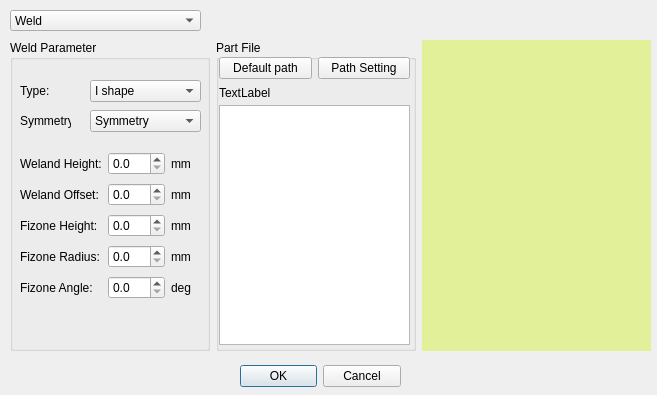
<?xml version="1.0" encoding="UTF-8"?>
<ui version="4.0">
 <class>DialogWeldPartLoad</class>
 <widget class="QDialog" name="DialogWeldPartLoad">
  <property name="geometry">
   <rect>
    <x>0</x>
    <y>0</y>
    <width>657</width>
    <height>395</height>
   </rect>
  </property>
  <property name="windowTitle">
   <string>Dialog</string>
  </property>
  <widget class="QDialogButtonBox" name="buttonBox">
   <property name="geometry">
    <rect>
     <x>240</x>
     <y>360</y>
     <width>161</width>
     <height>32</height>
    </rect>
   </property>
   <property name="orientation">
    <enum>Qt::Horizontal</enum>
   </property>
   <property name="standardButtons">
    <set>QDialogButtonBox::Cancel|QDialogButtonBox::Ok</set>
   </property>
  </widget>
  <widget class="QComboBox" name="comboBox">
   <property name="geometry">
    <rect>
     <x>10</x>
     <y>10</y>
     <width>191</width>
     <height>21</height>
    </rect>
   </property>
   <property name="sizePolicy">
    <sizepolicy hsizetype="Preferred" vsizetype="Preferred">
     <horstretch>0</horstretch>
     <verstretch>0</verstretch>
    </sizepolicy>
   </property>
   <property name="layoutDirection">
    <enum>Qt::LeftToRight</enum>
   </property>
   <property name="maxVisibleItems">
    <number>5</number>
   </property>
   <item>
    <property name="text">
     <string>Weld</string>
    </property>
   </item>
   <item>
    <property name="text">
     <string>Load Part File</string>
    </property>
   </item>
  </widget>
  <widget class="QWidget" name="layoutWidget1">
   <property name="geometry">
    <rect>
     <x>10</x>
     <y>40</y>
     <width>641</width>
     <height>311</height>
    </rect>
   </property>
   <layout class="QHBoxLayout" name="horizontalLayout">
    <item>
     <widget class="QGroupBox" name="WeldGroupShow">
      <property name="sizePolicy">
       <sizepolicy hsizetype="Fixed" vsizetype="Preferred">
        <horstretch>0</horstretch>
        <verstretch>0</verstretch>
       </sizepolicy>
      </property>
      <property name="minimumSize">
       <size>
        <width>200</width>
        <height>0</height>
       </size>
      </property>
      <property name="title">
       <string>Weld Parameter</string>
      </property>
      <widget class="QComboBox" name="ComWeldType">
       <property name="geometry">
        <rect>
         <x>80</x>
         <y>40</y>
         <width>111</width>
         <height>22</height>
        </rect>
       </property>
       <item>
        <property name="text">
         <string>I shape</string>
        </property>
       </item>
       <item>
        <property name="text">
         <string>V shape</string>
        </property>
       </item>
       <item>
        <property name="text">
         <string>double V shpe</string>
        </property>
       </item>
       <item>
        <property name="text">
         <string>U shape</string>
        </property>
       </item>
       <item>
        <property name="text">
         <string>double V-1 shape</string>
        </property>
       </item>
       <item>
        <property name="text">
         <string>double V-2 shape</string>
        </property>
       </item>
       <item>
        <property name="text">
         <string>J-1 shape</string>
        </property>
       </item>
       <item>
        <property name="text">
         <string>J-2 shape</string>
        </property>
       </item>
       <item>
        <property name="text">
         <string>VY-1 shape</string>
        </property>
       </item>
       <item>
        <property name="text">
         <string>VY-2 shape</string>
        </property>
       </item>
      </widget>
      <widget class="QLabel" name="LabelType">
       <property name="geometry">
        <rect>
         <x>10</x>
         <y>40</y>
         <width>51</width>
         <height>21</height>
        </rect>
       </property>
       <property name="text">
        <string>Type:</string>
       </property>
      </widget>
      <widget class="QComboBox" name="ComWeldSymetry">
       <property name="geometry">
        <rect>
         <x>80</x>
         <y>70</y>
         <width>111</width>
         <height>22</height>
        </rect>
       </property>
       <item>
        <property name="text">
         <string>Symmetry</string>
        </property>
       </item>
       <item>
        <property name="text">
         <string>Left</string>
        </property>
       </item>
       <item>
        <property name="text">
         <string>Right</string>
        </property>
       </item>
      </widget>
      <widget class="QLabel" name="LabelSymetry">
       <property name="geometry">
        <rect>
         <x>10</x>
         <y>70</y>
         <width>51</width>
         <height>21</height>
        </rect>
       </property>
       <property name="text">
        <string>Symmetry:</string>
       </property>
      </widget>
      <widget class="QFrame" name="frame_5">
       <property name="geometry">
        <rect>
         <x>10</x>
         <y>110</y>
         <width>181</width>
         <height>151</height>
        </rect>
       </property>
       <layout class="QGridLayout" name="gridLayout">
        <property name="leftMargin">
         <number>0</number>
        </property>
        <property name="topMargin">
         <number>0</number>
        </property>
        <property name="rightMargin">
         <number>0</number>
        </property>
        <property name="bottomMargin">
         <number>0</number>
        </property>
        <item row="0" column="0" colspan="2">
         <widget class="QLabel" name="LabelWHeight">
          <property name="text">
           <string>Weland Height:</string>
          </property>
         </widget>
        </item>
        <item row="0" column="3">
         <widget class="QLabel" name="LabelUnitWHeight">
          <property name="text">
           <string>mm</string>
          </property>
         </widget>
        </item>
        <item row="1" column="0" colspan="2">
         <widget class="QLabel" name="LabelWOffset">
          <property name="text">
           <string>Weland Offset:</string>
          </property>
         </widget>
        </item>
        <item row="1" column="3">
         <widget class="QLabel" name="LabelUnitWOffset">
          <property name="text">
           <string>mm</string>
          </property>
         </widget>
        </item>
        <item row="2" column="0" colspan="2">
         <widget class="QLabel" name="LabelFHeight">
          <property name="text">
           <string>Fizone Height:</string>
          </property>
         </widget>
        </item>
        <item row="2" column="3">
         <widget class="QLabel" name="LabelUnitFHeight">
          <property name="text">
           <string>mm</string>
          </property>
         </widget>
        </item>
        <item row="3" column="0" colspan="2">
         <widget class="QLabel" name="LabelFRadius">
          <property name="text">
           <string>Fizone Radius:</string>
          </property>
         </widget>
        </item>
        <item row="3" column="3">
         <widget class="QLabel" name="LabelUnitFRadius">
          <property name="text">
           <string>mm</string>
          </property>
         </widget>
        </item>
        <item row="4" column="0" colspan="2">
         <widget class="QLabel" name="LabelFAngle">
          <property name="text">
           <string>Fizone Angle:</string>
          </property>
         </widget>
        </item>
        <item row="4" column="3">
         <widget class="QLabel" name="LabelUnitFAngle">
          <property name="text">
           <string>deg</string>
          </property>
         </widget>
        </item>
        <item row="0" column="2">
         <widget class="QDoubleSpinBox" name="SpinWHeight">
          <property name="decimals">
           <number>1</number>
          </property>
         </widget>
        </item>
        <item row="1" column="2">
         <widget class="QDoubleSpinBox" name="SpinWoffset">
          <property name="decimals">
           <number>1</number>
          </property>
         </widget>
        </item>
        <item row="2" column="2">
         <widget class="QDoubleSpinBox" name="SpinFHeight">
          <property name="decimals">
           <number>1</number>
          </property>
         </widget>
        </item>
        <item row="3" column="2">
         <widget class="QDoubleSpinBox" name="SpinFRadius">
          <property name="decimals">
           <number>1</number>
          </property>
         </widget>
        </item>
        <item row="4" column="2">
         <widget class="QDoubleSpinBox" name="SpinFAngle">
          <property name="decimals">
           <number>1</number>
          </property>
         </widget>
        </item>
       </layout>
      </widget>
     </widget>
    </item>
    <item>
     <widget class="QGroupBox" name="PartGroupShow">
      <property name="sizePolicy">
       <sizepolicy hsizetype="Fixed" vsizetype="Preferred">
        <horstretch>0</horstretch>
        <verstretch>0</verstretch>
       </sizepolicy>
      </property>
      <property name="minimumSize">
       <size>
        <width>200</width>
        <height>0</height>
       </size>
      </property>
      <property name="title">
       <string>Part File</string>
      </property>
      <widget class="QWidget" name="verticalLayoutWidget">
       <property name="geometry">
        <rect>
         <x>3</x>
         <y>44</y>
         <width>191</width>
         <height>261</height>
        </rect>
       </property>
       <layout class="QVBoxLayout" name="verticalLayout" stretch="0,20">
        <property name="spacing">
         <number>3</number>
        </property>
        <item>
         <widget class="QLabel" name="LabelPartFileName">
          <property name="minimumSize">
           <size>
            <width>0</width>
            <height>18</height>
           </size>
          </property>
          <property name="text">
           <string>TextLabel</string>
          </property>
         </widget>
        </item>
        <item>
         <widget class="QListView" name="ListPartFile"/>
        </item>
       </layout>
      </widget>
      <widget class="QWidget" name="horizontalLayoutWidget_2">
       <property name="geometry">
        <rect>
         <x>3</x>
         <y>13</y>
         <width>191</width>
         <height>31</height>
        </rect>
       </property>
       <layout class="QHBoxLayout" name="horizontalLayout_2">
        <item>
         <widget class="QPushButton" name="BtnNccDefaultPath">
          <property name="text">
           <string>Default path</string>
          </property>
         </widget>
        </item>
        <item>
         <widget class="QPushButton" name="BtnNccPath">
          <property name="maximumSize">
           <size>
            <width>100</width>
            <height>16777215</height>
           </size>
          </property>
          <property name="text">
           <string>Path Setting</string>
          </property>
         </widget>
        </item>
       </layout>
      </widget>
     </widget>
    </item>
    <item>
     <widget class="QWeldShowWidget" name="ExpoView" native="true">
      <property name="palette">
       <palette>
        <active>
         <colorrole role="Base">
          <brush brushstyle="SolidPattern">
           <color alpha="255">
            <red>0</red>
            <green>255</green>
            <blue>255</blue>
           </color>
          </brush>
         </colorrole>
         <colorrole role="Window">
          <brush brushstyle="SolidPattern">
           <color alpha="255">
            <red>226</red>
            <green>240</green>
            <blue>153</blue>
           </color>
          </brush>
         </colorrole>
        </active>
        <inactive>
         <colorrole role="Base">
          <brush brushstyle="SolidPattern">
           <color alpha="255">
            <red>0</red>
            <green>255</green>
            <blue>255</blue>
           </color>
          </brush>
         </colorrole>
         <colorrole role="Window">
          <brush brushstyle="SolidPattern">
           <color alpha="255">
            <red>226</red>
            <green>240</green>
            <blue>153</blue>
           </color>
          </brush>
         </colorrole>
        </inactive>
        <disabled>
         <colorrole role="Base">
          <brush brushstyle="SolidPattern">
           <color alpha="255">
            <red>226</red>
            <green>240</green>
            <blue>153</blue>
           </color>
          </brush>
         </colorrole>
         <colorrole role="Window">
          <brush brushstyle="SolidPattern">
           <color alpha="255">
            <red>226</red>
            <green>240</green>
            <blue>153</blue>
           </color>
          </brush>
         </colorrole>
        </disabled>
       </palette>
      </property>
      <property name="contextMenuPolicy">
       <enum>Qt::NoContextMenu</enum>
      </property>
      <property name="autoFillBackground">
       <bool>true</bool>
      </property>
     </widget>
    </item>
   </layout>
  </widget>
  <widget class="QWidget" name="horizontalLayoutWidget">
   <property name="geometry">
    <rect>
     <x>216</x>
     <y>4</y>
     <width>431</width>
     <height>31</height>
    </rect>
   </property>
   <layout class="QHBoxLayout" name="horizontalLayout_4" stretch="0">
    <item>
     <widget class="QLabel" name="LabelPartFilePath">
      <property name="minimumSize">
       <size>
        <width>0</width>
        <height>18</height>
       </size>
      </property>
      <property name="text">
       <string/>
      </property>
     </widget>
    </item>
   </layout>
  </widget>
 </widget>
 <customwidgets>
  <customwidget>
   <class>QWeldShowWidget</class>
   <extends>QWidget</extends>
   <header location="global">ui/QWeldShowWidget.h</header>
   <container>1</container>
  </customwidget>
 </customwidgets>
 <resources/>
 <connections>
  <connection>
   <sender>buttonBox</sender>
   <signal>accepted()</signal>
   <receiver>DialogWeldPartLoad</receiver>
   <slot>accept()</slot>
   <hints>
    <hint type="sourcelabel">
     <x>248</x>
     <y>254</y>
    </hint>
    <hint type="destinationlabel">
     <x>157</x>
     <y>274</y>
    </hint>
   </hints>
  </connection>
  <connection>
   <sender>buttonBox</sender>
   <signal>rejected()</signal>
   <receiver>DialogWeldPartLoad</receiver>
   <slot>reject()</slot>
   <hints>
    <hint type="sourcelabel">
     <x>316</x>
     <y>260</y>
    </hint>
    <hint type="destinationlabel">
     <x>286</x>
     <y>274</y>
    </hint>
   </hints>
  </connection>
 </connections>
</ui>
